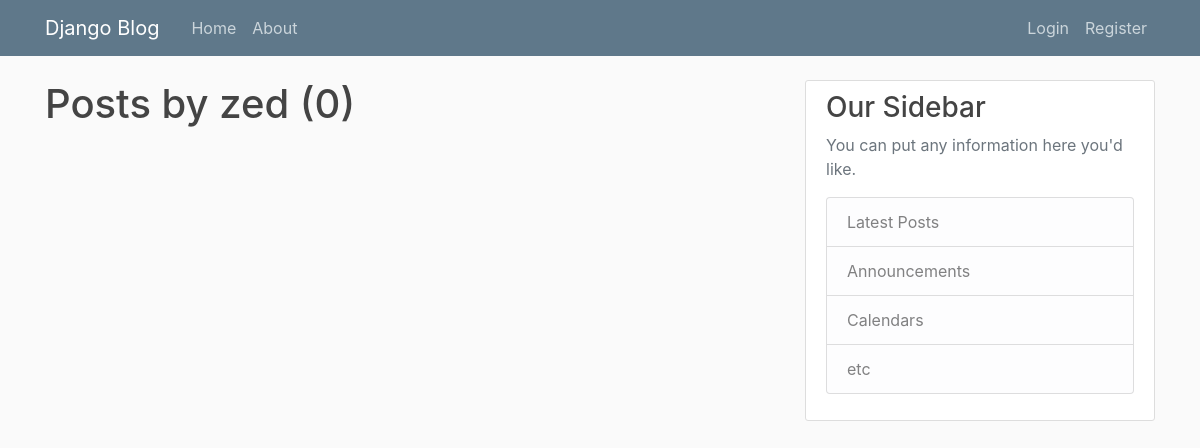
Page /user/user/zed on the earlier database version.
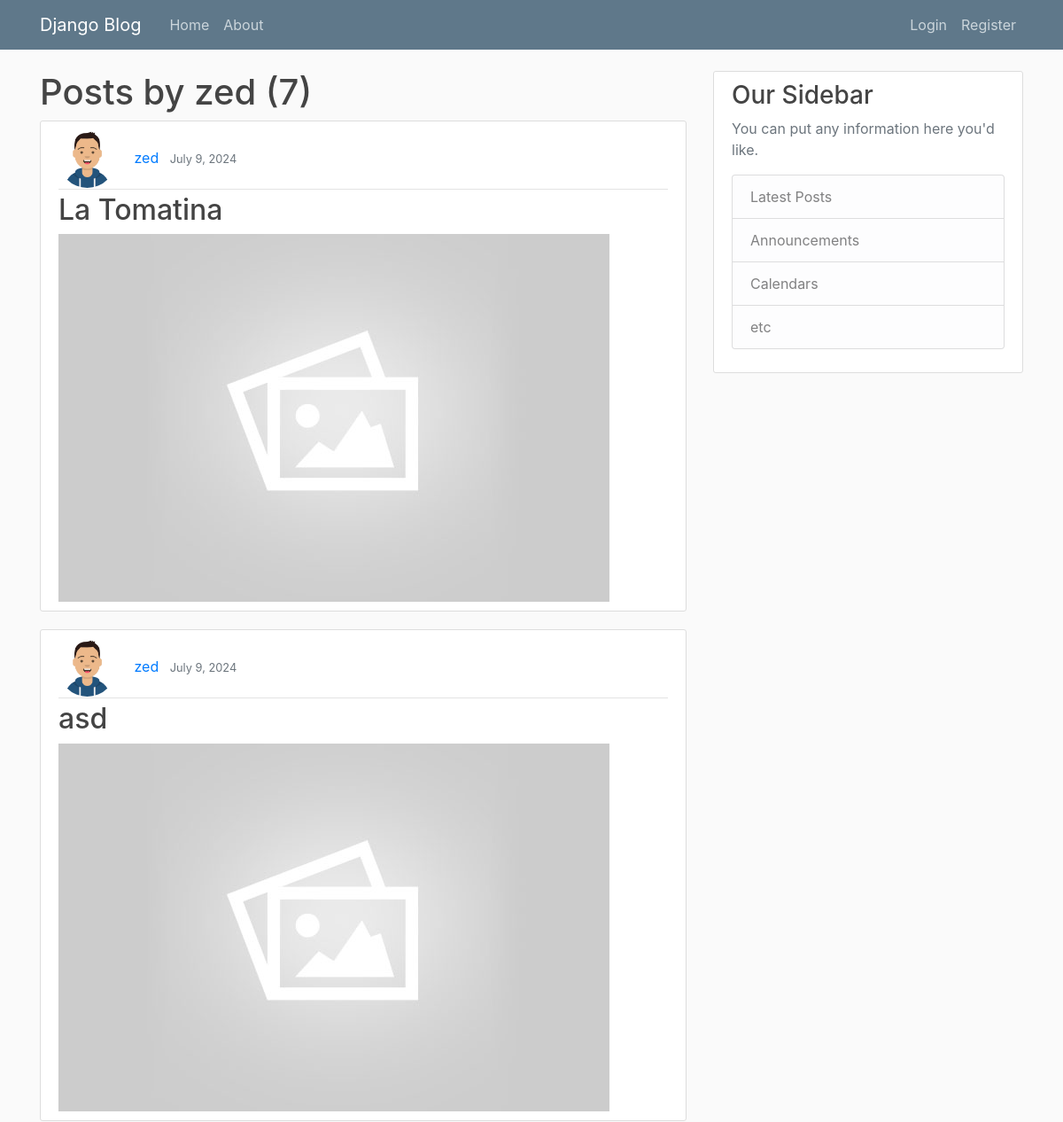
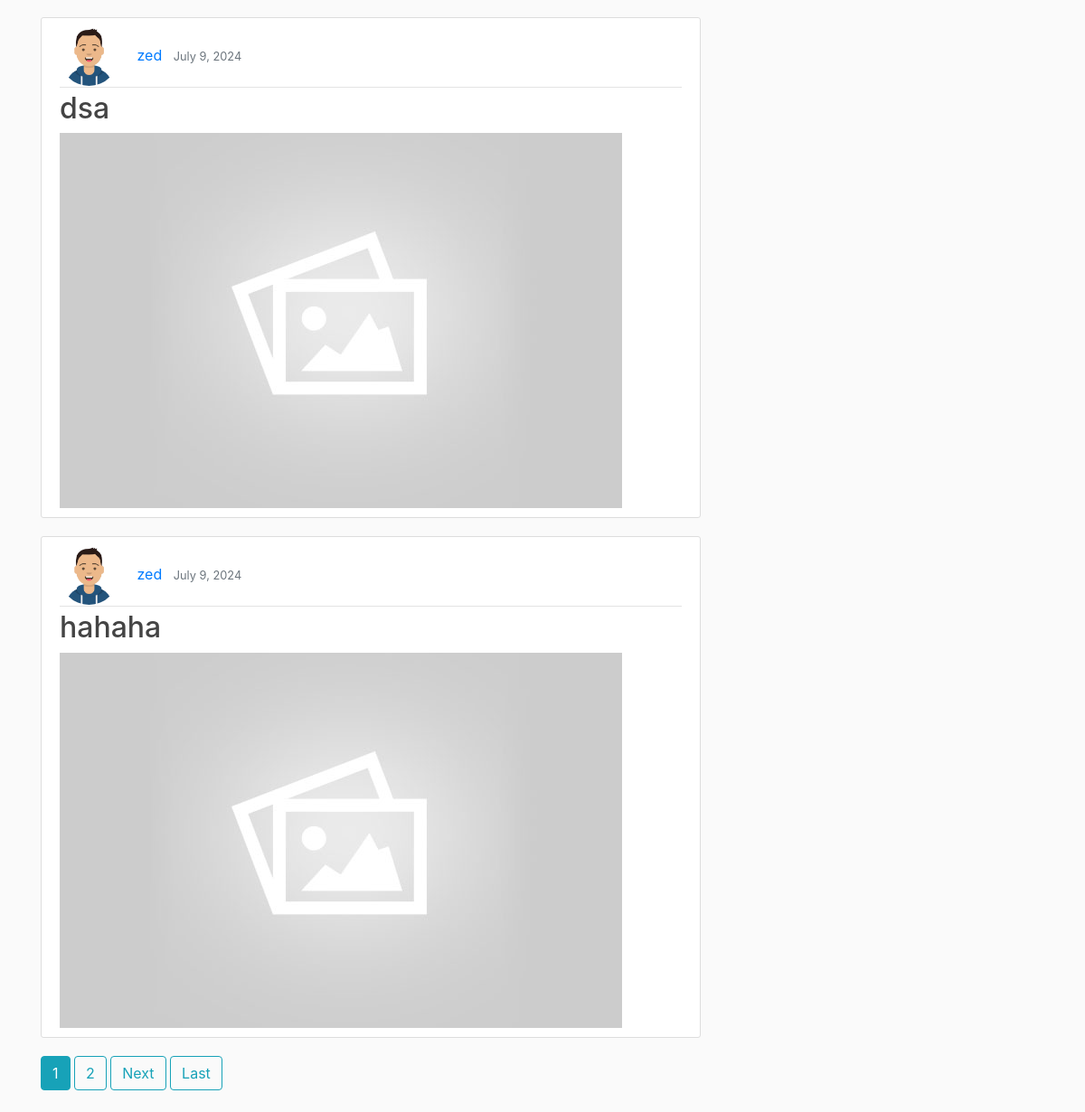
Same page on the later database version (2 pictures, top to bottom).
### blog/models.py (models this page shows, shortened)
class Post(models.Model):
    title = models.CharField(max_length=100)
    author = models.ForeignKey(User, on_delete=models.CASCADE)
    created_time = models.DateField(auto_now_add=True)
    content = models.TextField()
    image = models.ImageField(default='default.jpg', null=True, blank=True)

### users/models.py (models this page shows, shortened)
class Profile(models.Model):
    user = models.OneToOneField(User, on_delete=models.CASCADE)
    image = models.ImageField(null=True, blank=True, default='user-default.png')

### blog/views.py (the view)
# urls.py: path('user/<str:username>', views.UserListView.as_view(), name='user-blogs'),
class UserListView(ListView):
    model = Post
    template_name = 'user-posts.html'
    context_object_name = 'posts'
    paginate_by = 4
    def get_queryset(self):
        user = get_object_or_404(User, username=self.kwargs.get('username'))
        return Post.objects.filter(author=user).order_by('-created_time')

### blog/templates/user-posts.html (shortened to what this page needs)
{% extends "main.html" %}
{% block content %}
<h1>Posts by {{ view.kwargs.username }} ({{ page_obj.paginator.count }})</h1>
{% for post in posts %}
<article class="media content-section">
  <div class="media-body">
    <div class="article-metadata">
      <img class="rounded-circle article-img" src="{{post.author.profile.image.url}}">
      <a class="mr-2" href="{% url 'user-blogs' post.author %}">{{ post.author }}</a>
      <small class="text-muted">{{ post.created_time }}</small>
    </div>
    <h2><a class="article-title" href="{% url 'blog-post' post.id %}">{{ post.title }}</a></h2>
    <img class="thumbnail" src="{{ post.image.url }}" alt="Blog thumbnail"/>
  </div>
</article>
{% endfor %}
{% if is_paginated %}
  {% for num in page_obj.paginator.page_range %}
    {% if page_obj.number == num %}
        <a class="btn btn-info mb-4" href="?page={{ num }}">{{ num }}</a>
    {% elif num > page_obj.number|add:'-3' and num < page_obj.number|add:'3' %}
        <a class="btn btn-outline-info mb-4" href="?page={{ num }}">{{ num }}</a>
    {% endif %}
  {% endfor %}
  {% if page_obj.has_next %}
    <a class="btn btn-outline-info mb-4" href="?page={{ page_obj.next_page_number }}">Next</a>
    <a class="btn btn-outline-info mb-4" href="?page={{ page_obj.paginator.num_pages }}">Last</a>
  {% endif %}
{% endif %}
{% endblock %}

### templates/main.html (shortened to what this page needs)
<!DOCTYPE html>
{% load static %}
<html lang="en">
<head>
    <link rel="stylesheet" href="https://cdn.jsdelivr.net/npm/bootstrap@4.0.0/dist/css/bootstrap.min.css">
    <link rel="stylesheet" href="{% static 'styles/main.css' %}" />
</head>
<body>
{% include 'navbar.html' %}
<main role="main" class="container">
  <div class="row">
    <div class="col-md-8">
      {% block content %}{% endblock %}
    </div>
    <div class="col-md-4">
      <div class="content-section">
        <h3>Our Sidebar</h3>
        <p class='text-muted'>You can put any information here you'd like.
          <ul class="list-group">
            <li class="list-group-item list-group-item-light">Latest Posts</li>
            <li class="list-group-item list-group-item-light">Announcements</li>
            <li class="list-group-item list-group-item-light">Calendars</li>
            <li class="list-group-item list-group-item-light">etc</li>
          </ul>
        </p>
      </div>
    </div>
  </div>
</main>
</body>
</html>

### templates/navbar.html (shortened to what this page needs)
<header class="site-header">
  <nav class="navbar navbar-expand-md navbar-dark bg-steel fixed-top">
    <div class="container">
      <a class="navbar-brand mr-4" href="/">Django Blog</a>
      <div class="collapse navbar-collapse" id="navbarToggle">
        <div class="navbar-nav mr-auto">
          <a class="nav-item nav-link" href="/">Home</a>
          <a class="nav-item nav-link" href="/about">About</a>
        </div>
        <div class="navbar-nav">
          {% if user.is_authenticated %}
          <a class="nav-item nav-link" href="{% url 'profile' %}">Profile</a>
          <a class="nav-item nav-link" href="{% url 'logout' %}">Logout</a>
          {% else %}
          <a class="nav-item nav-link" href="{% url 'login' %}">Login</a>
          {% endif %}
          <a class="nav-item nav-link" href="{% url 'register' %}">Register</a>
        </div>
      </div>
    </div>
  </nav>
</header>

### static/styles/main.css (style rules this page uses)
body { background: #fafafa; color: #333333; margin-top: 5rem; }
h1, h2, h3, h4, h5, h6 { color: #444444; }
ul { margin: 0; }
.bg-steel { background-color: #5f788a; }
.site-header .navbar-nav .nav-link { color: #cbd5db; }
.content-section { background: #ffffff; padding: 10px 20px; border: 1px solid #dddddd; border-radius: 3px; margin-bottom: 20px; }
.article-title { color: #444444; }
.article-img { height: 65px; width: 65px; margin-right: 16px; }
.article-metadata { padding-bottom: 1px; margin-bottom: 4px; border-bottom: 1px solid #e3e3e3 }

Differences in the rows shown:
added Post: author.profile.image (placeholder picture), author "zed", created_time "July 9, 2024", title "La Tomatina", image (placeholder picture)
added Post: author.profile.image (placeholder picture), author "zed", created_time "July 9, 2024", title "asd", image (placeholder picture)
added Post: author.profile.image (placeholder picture), author "zed", created_time "July 9, 2024", title "dsa", image (placeholder picture)
added Post: author.profile.image (placeholder picture), author "zed", created_time "July 9, 2024", title "hahaha", image (placeholder picture)
Other differences:
{{ page_obj.paginator.count }}: "0" → "7"
new list line: "1"
new list line: "2"
text now shown: "Next Last"
